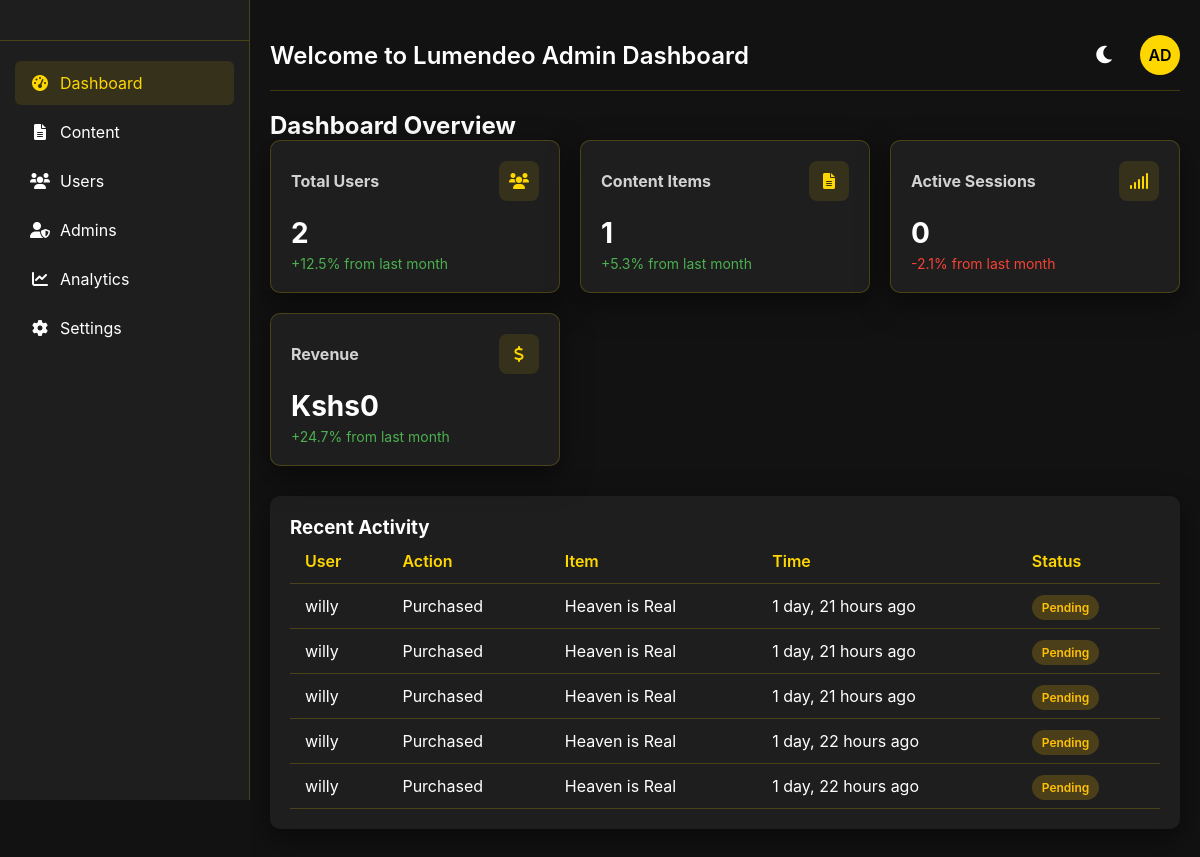
Page /dashboard on the earlier database version.
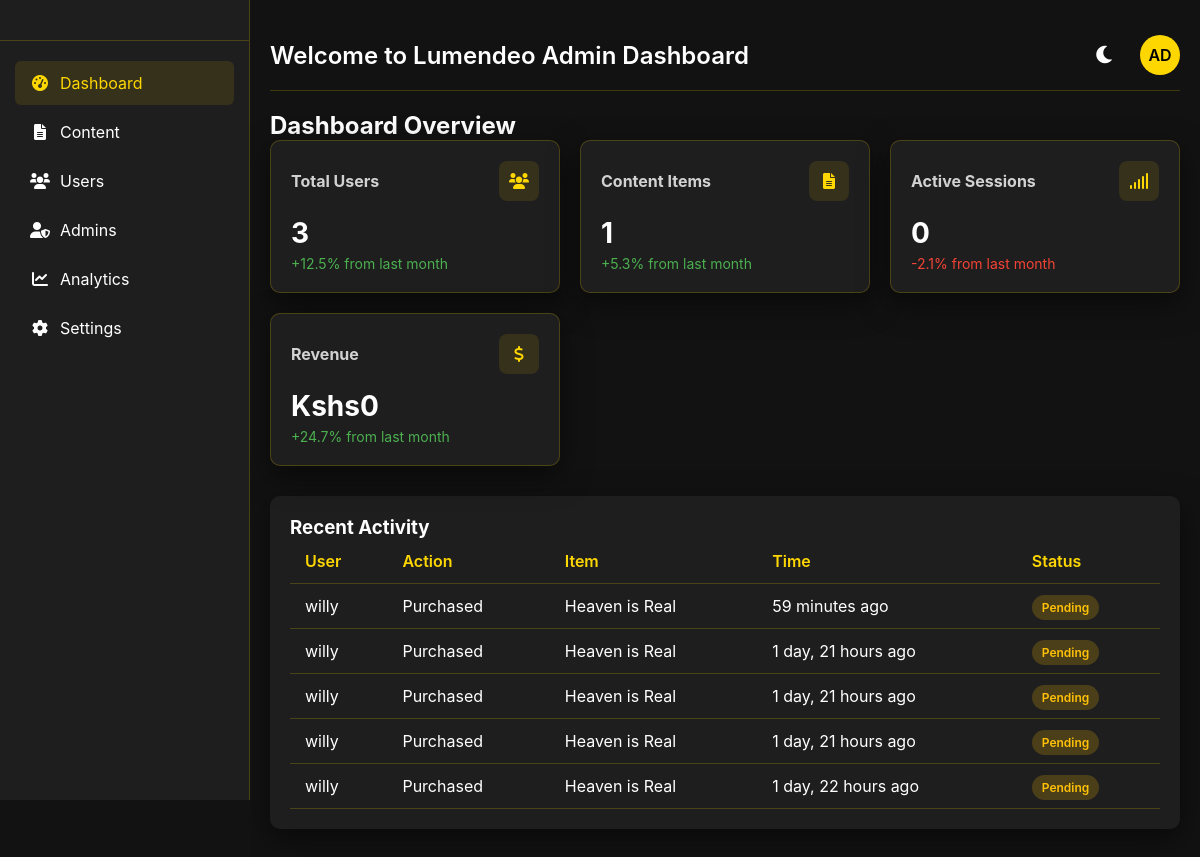
Same page on the later database version.
### myapp/models.py (models this page shows, shortened)
class Payment(models.Model):
    phone = models.CharField(max_length=15)
    name= models.CharField(max_length=100,default="user")
    amount = models.DecimalField(max_digits=10, decimal_places=2)
    movie = models.ForeignKey(MonthlyVideo, on_delete=models.CASCADE)
    status = models.BooleanField(default=False)
    timestamp = models.DateTimeField(default=timezone.now)

class MonthlyVideo(models.Model):
    title = models.CharField(max_length=255)
    video = models.URLField()
    trailer = models.URLField()
    thumbnail = models.ImageField(upload_to='thumbnails/')
    year_published = models.PositiveIntegerField()
    introduction = models.TextField()
    date_uploaded = models.DateTimeField(auto_now_add=True)
    expire_date = models.DateTimeField(default=default_expire_date)
    cast = models.CharField(max_length=150)
    theme = models.CharField(max_length=150)
    length = models.CharField(max_length=150, default='2.0')
    movie_type = models.CharField(max_length=150, default='drama')

### myapp/views.py (the view)
# urls.py: path('dashboard',views.dashboard,name='dashboard'),
def dashboard(request):
    total_users = Payment.objects.values('phone').distinct().count()
    total_content_items = MonthlyVideo.objects.count()
    total_revenue = Payment.objects.filter(status=True).aggregate(Sum('amount'))['amount__sum'] or 0
    latest_movie = MonthlyVideo.objects.order_by('-date_uploaded').first()
    active_sessions = 0
    if latest_movie:
        active_sessions = Payment.objects.filter(status=True, movie=latest_movie).values('phone').distinct().count()
    recent_activity = Payment.objects.select_related('movie').order_by('-timestamp')[:5]
    context = {
        'total_users': total_users,
        'total_content_items': total_content_items,
        'active_sessions': active_sessions,
        'total_revenue': total_revenue,
        'recent_activity': recent_activity,
    }
    return render(request,"dashboard.html",context)

### template/dashboard.html (shortened to what the changed rows need)
<!DOCTYPE html>
<html lang="en">
<head>
    <link rel="stylesheet" href="https://cdnjs.cloudflare.com/ajax/libs/font-awesome/6.0.0-beta3/css/all.min.css">
</head>
<body>
    <div class="dashboard-container">
        <main class="main-content">
            <header class="header">
                <div class="welcome-message">
                    <h1>Welcome to Lumendeo Admin Dashboard</h1>
                </div>
            </header>
<div class="dashboard-sections">
  <section id="dashboard-overview" class="dashboard-section active">
    <h2 class="section-title">Dashboard Overview</h2>
    <div class="card-grid">
      <div class="card">
        <div class="card-header">
          <h3 class="card-title">Total Users</h3>
          <div class="card-icon"><i class="fas fa-users"></i></div>
        </div>
        <div class="card-value">{{ total_users }}</div>
        <div class="card-growth">+12.5% from last month</div>
      </div>
    </div>
    <div class="table-container">
      <table>
        <thead>
          <tr>
            <th>User</th>
            <th>Action</th>
            <th>Item</th>
            <th>Time</th>
            <th>Status</th>
          </tr>
        </thead>
        <tbody>
          {% for activity in recent_activity %}
          <tr>
            <td>{{ activity.name }}</td>
            <td>Purchased</td>
            <td>{{ activity.movie.title }}</td>
            <td>{{ activity.timestamp|timesince }} ago</td>
            <td>
              {% if activity.status %}
              <span class="status active">Completed</span>
              {% else %}
              <span class="status pending">Pending</span>
              {% endif %}
            </td>
          </tr>
          {% empty %}
          <tr><td colspan="5">No recent activity</td></tr>
          {% endfor %}
        </tbody>
      </table>
    </div>
  </section>
            </div>
        </main>
    </div>
</body>
</html>

Differences in the rows shown:
no longer on this page (row unchanged): Payment: name "willy", movie "Heaven is Real", timestamp "1 day, 22 hours", status "Pending"
added Payment: name "willy", movie "Heaven is Real", timestamp "59 minutes", status "Pending"
Other differences:
{{ total_users }}: "2" → "3"
